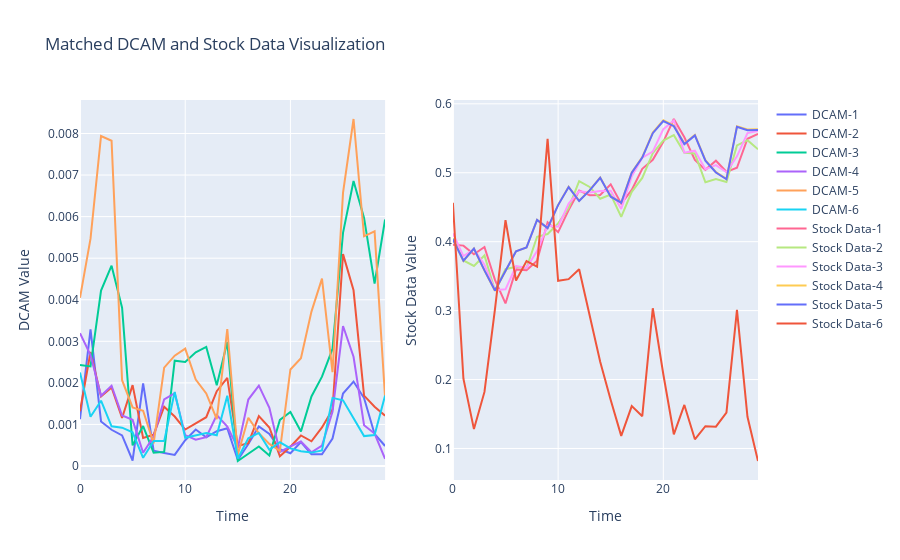
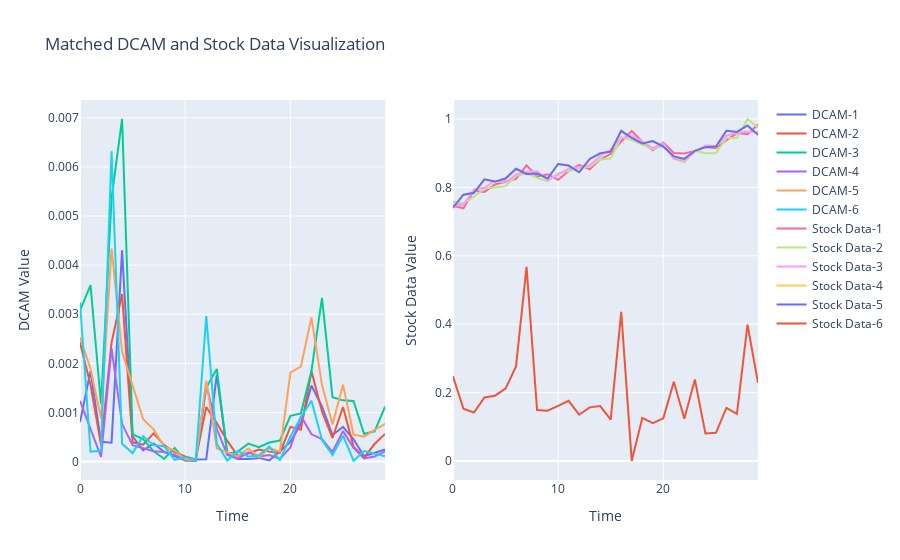
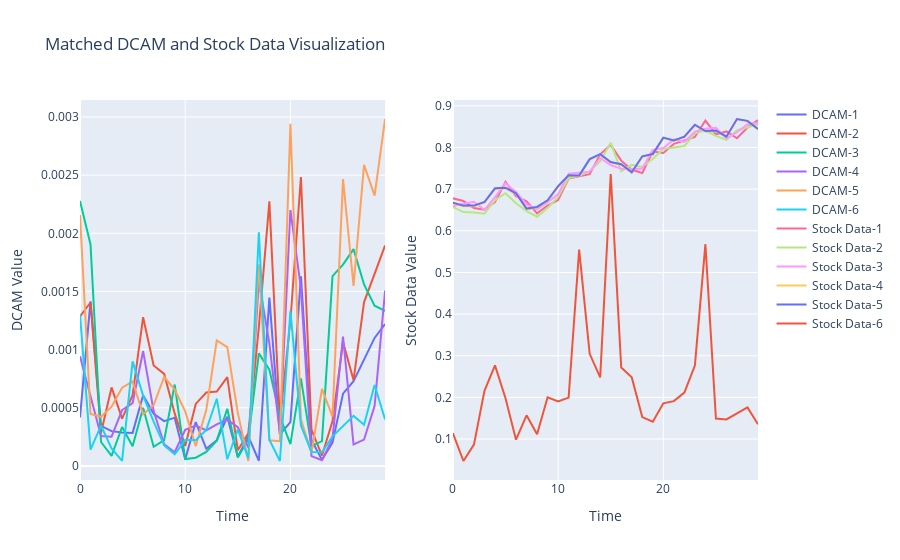

Write notebook code for charts like these, in order.
### Code cell
import plotly.graph_objects as go
from plotly.subplots import make_subplots
import numpy as np
from DCAM import DCAM
import random
for _ in range(3):
    index = random.randint(0, 122)
    instance = stock_data.values[index:index + 30, :].reshape(6, 30)

    DCAM_m = DCAM(model, 'cpu',last_conv_layer=last_conv_layer,fc_layer_name=fc_layer_name)
    dcam_agg ,permutation_success = DCAM_m.run(
            instance=instance,
            nb_permutation=200,
            label_instance=1)
    # Assuming you have the dcam and stock_data arrays
    dcam = dcam_agg.reshape(30, 6)
    stock_datas = stock_data.values[index + 5: index + 35, :]

    # Create subplots with 1 row and 2 columns
    fig = make_subplots(rows=1, cols=2)

    # Add the dcam array graph to the first subplot
    for i in range(dcam.shape[1]):
        fig.add_trace(go.Scatter(x=np.arange(dcam.shape[0]), y=dcam[:, i], name=f'DCAM-{i+1}'), row=1, col=1)

    # Add the stock_data array graph to the second subplot
    for i in range(stock_data.shape[1]):
        fig.add_trace(go.Scatter(x=np.arange(stock_datas.shape[0]), y=stock_datas[:, i], name=f'Stock Data-{i+1}'), row=1, col=2)

    # Update x-axis labels
    fig.update_xaxes(title_text="Time", row=1, col=1)
    fig.update_xaxes(title_text="Time", row=1, col=2)

    # Update y-axis labels
    fig.update_yaxes(title_text="DCAM Value", row=1, col=1)
    fig.update_yaxes(title_text="Stock Data Value", row=1, col=2)

    # Update layout
    fig.update_layout(title="Matched DCAM and Stock Data Visualization", showlegend=True)

    # Show the plot
    fig.show()
